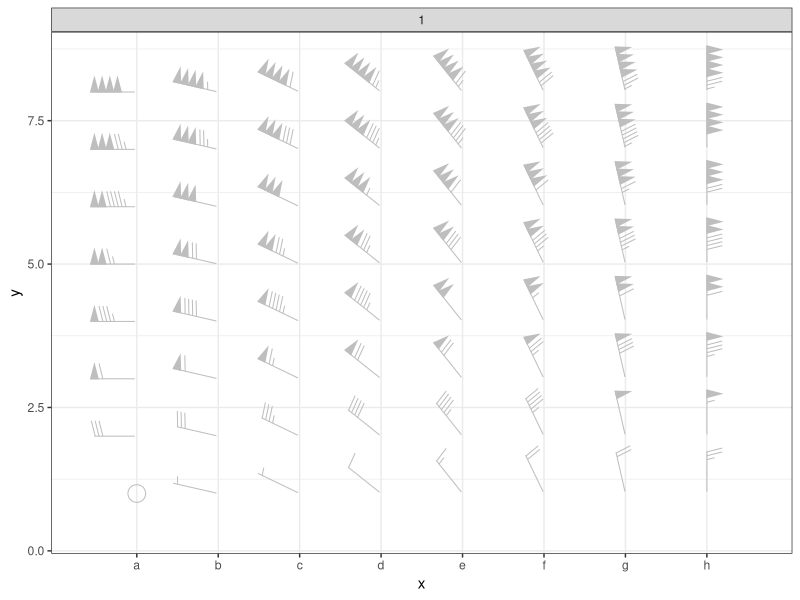

Write R code to recreate this figure.
#'
#' Conventions: https://www.mesonet.org/images/site/Wind%20Barb%20Feb%202012.pdf
#' I would prefer to see a segment for speeds 1 < 5 kn (see demo)
#'
#' I decided to do all calculations (position, rotation) in "npc" and "snpc" coordinates.
#' Using a viewport per barb would be much simpler but significantly slower.
#'
#' Aesthetics:
#' - mag (wind speed)
#' - mag.unit (wind speed unit - km/h, m/s, mph or knots)
#' - angle (wind direction)
#' - colour
#' - fill (of triangle)
#' - lwd (i.e. linewidth of segment, barb and triangle border)
#' - length (of shaft in mm)
#' - calm.size (diameter of calm conditions circle in mm)
#'
#'
#' Todo
#' - treatment of NA values
#' - "skip" functionality: similar to the one used in geom_arrow()?
#' - test geom against different scales/facets settings
#' - allow for u/v input instead of mag/angle
#'
#' https://stackoverflow.com/questions/47814998/how-to-make-segments-that-preserve-angles-in-different-aspect-ratios-in-ggplot2

#' Wind Barbs
#'
#' @param data Data
#' @param coord Coordinates
#' @param panel_params Panel parameters
#' @description
#'
wind_barb <- function(data, coord, panel_params, skip.x, skip.y) {
  # wind direction lookup table
  winddirs <- data.frame(
    text = c(
      "N",
      "NNE",
      "NE",
      "ENE",
      "E",
      "ESE",
      "SE",
      "SSE",
      "S",
      "SSW",
      "SW",
      "WSW",
      "W",
      "WNW",
      "NW",
      "NNW"
    ),
    angle = c(
      0,
      22.5,
      45,
      67.5,
      90,
      112.5,
      135,
      157.5,
      180,
      202.5,
      225,
      247.5,
      270,
      292.5,
      315,
      337.5
    )
  )

  # wind units conversion lookup table
  windunits <- data.frame(
    unit = c("km/h", "m/s", "mph", "knot"),
    multiplier = c(0.539957, 1.94384, 0.868976, 1)
  )

  # coords <- data
  coords <- coord$transform(data, panel_params)

  # Dimensions
  length <- unit(coords$length[1], "mm")
  length <- convertUnit(length, "npc", valueOnly = TRUE)

  nx.data <- length(unique(coords$x))
  if (skip.x == "auto") {
    nx.target <- 1 / length
    skip.x <- pmax(0, ceiling(nx.data / nx.target) - 1)
  }
  pick.x <- unique(coords$x)[which(seq_len(nx.data) %% (skip.x + 1) == 0)]

  ny.data <- length(unique(coords$y))
  if (skip.y == "auto") {
    ny.target <- 1 / length
    skip.y <- pmax(0, ceiling(ny.data / ny.target) - 1)
  }
  pick.y <- unique(coords$y)[which(seq_len(ny.data) %% (skip.y + 1) == 0)]

  coords <- coords[coords$x %in% pick.x & coords$y %in% pick.y, ]
  if (any(c(skip.x, skip.y) > 0)) {
    message(sprintf("Skipping nx=%1.0f ny=%1.0f", skip.x, skip.y))
  }

  # Shortcuts
  n <- nrow(coords)
  x <- coords$x
  y <- coords$y
  mag <- coords$mag
  mag.unit <- coords$mag.unit
  col <- coords$colour
  fill <- coords$fill
  lwd <- coords$lwd
  calm.size <- unit(coords$calm.size, "mm")
  angle <- coords$angle

  # Unit conversions
  angle <- if (is.character(angle)) {
    (winddirs[match(x = angle, table = winddirs$text), "angle"] + 270) %% 360
  } else {
    (angle + 270) %% 360
  }

  mag <- mag *
    windunits[match(x = mag.unit, table = windunits$unit), "multiplier"]

  # Spacing & barb length
  slots <- 6
  height <- length / 3
  width <- length / 6
  point.size <- width / 2
  nudge <- width / 10 # Increase spacing of 5s and 10s

  # Calculate which / how many triangles/barbs
  mag <- round(mag / 5) * 5
  mag <- pmax(0, mag)
  n50 <- floor(mag / 50)
  n10 <- floor((mag - n50 * 50) / 10)
  n5 <- floor((mag - n50 * 50 - n10 * 10) / 5)

  # Single triangle/barb/segment/point geometry
  g50 <- (function() {
    x <- c(-width / 2, width / 2, 0, -width / 2)
    y <- c(0, 0, -height * 0.95, 0) # 0.95, factor to compensate height for linejoin=mitre
    cbind(x, y)
  })()
  g10 <- (function() {
    x <- c(-nudge, width / 2 - nudge)
    y <- c(0, -height)
    cbind(x, y)
  })()
  g5 <- (function() {
    x <- c(-nudge, width / 4 - nudge)
    y <- c(0, -height / 2)
    cbind(x, y)
  })()
  gSegment <- (function() {
    x <- c(0, width)
    y <- c(0, 0)
    cbind(x, y)
  })()
  gPoint <- (function() {
    x <- 0
    y <- 0
    cbind(x, y)
  })()

  # Loop data (might be vectorised)
  grob.list <- lapply(seq_len(n), function(i) {
    #' Rotate/Stretch X functions
    #'
    #' @param x x coordinate
    #' @param y y coordinate
    #' @param a angle in decimal degrees
    #' @param u stretch x
    #' @param v stretch y
    #'
    rotX <- function(x, y, a, u = 1, v = 1) {
      a <- a * pi / 180
      u * (x * cos(a) + y * sin(a))
    }
    rotY <- function(x, y, a, u = 1, v = 1) {
      a <- a * pi / 180
      v * (y * cos(a) - x * sin(a))
    }

    # Slots and position used by triangle/barb (50 uses 1 slot, 10 and 5 uses 0.5 slots)
    slots <- c(rep(1.0, n50[i]), rep(0.5, n10[i]), rep(0.5, n5[i]))
    pos <- if (length(slots) > 0) c(1, cumsum(slots[-length(slots)]) + 1) else
      numeric(0)

    # Build geometries
    geom <- c(
      rep(list(g50), n50[i]),
      rep(list(g10), n10[i]),
      rep(list(g5), n5[i])
    )

    # Build barb grobs
    grob.barbs <- lapply(seq_along(geom), function(j) {
      x1 <- length - pos[j] * width + geom[[j]][, 1] + width / 2
      y1 <- geom[[j]][, 2]
      x2 <- rotX(x1, y1, angle[i])
      y2 <- rotY(x1, y1, angle[i])
      x3 <- unit(x[i], "npc") + unit(x2, "snpc")
      y3 <- unit(y[i], "npc") + unit(y2, "snpc")
      pathGrob(
        x = x3,
        y = y3,
        gp = gpar(
          col = col[i],
          fill = fill[i],
          lwd = lwd[i],
          linejoin = "mitre",
          lineend = "square"
        )
      )
    })

    # Compute shaft length depending on magnitude
    shaft.len <- length

    if (mag[i] == 5) {
      shaft.len <- length # full length
    } else if (mag[i] > 5 && mag[i] < 50 && length(slots) > 0) {
      # Find index of first non-zero-length barb (ignore triangles)
      non_triangle_indices <- which(slots == 0.5)
      if (length(non_triangle_indices) > 0) {
        inner_idx <- non_triangle_indices[1]
        shaft.len <- length - (pos[inner_idx] - 0.5) * width
      } else {
        shaft.len <- length # fallback, if only triangles (shouldn't occur here)
      }
    } else if (mag[i] < 5) {
      shaft.len <- NA # don't draw
    }

    # Build shaft segment
    if (!is.na(shaft.len)) {
      x1 <- c(point.size / 2, shaft.len)
      y1 <- c(0, 0)
      x2 <- rotX(x1, y1, angle[i])
      y2 <- rotY(x1, y1, angle[i])
      x3 <- unit(x[i], "npc") + unit(x2, "snpc")
      y3 <- unit(y[i], "npc") + unit(y2, "snpc")
      grob.segment <- pathGrob(
        x3,
        y3,
        gp = gpar(
          col = col[i],
          lwd = lwd[i],
          linejoin = "mitre",
          lineend = "square"
        )
      )
    } else {
      grob.segment <- nullGrob()
    }

    # Calm conditions: draw open circle only if mag == 0
    if (mag[i] == 0) {
      grob.point <- pointsGrob(
        x[i],
        y[i],
        pch = 1,
        size = calm.size[i],
        gp = gpar(col = col[i], fill = NA, lwd = lwd[i])
      )
    } else {
      grob.point <- nullGrob()
    }

    # Debug markers (optional — remove if not needed)
    debug.segment.end <- if (!is.null(debug)) nullGrob() else if (
      !is.na(shaft.len)
    )
      pointsGrob(
        x = unit(x[i], "npc") + unit(rotX(shaft.len, 0, angle[i]), "snpc"),
        y = unit(y[i], "npc") + unit(rotY(shaft.len, 0, angle[i]), "snpc"),
        pch = 1,
        size = unit(1.5, "mm"),
        gp = gpar(col = "red")
      ) else nullGrob()

    debug.slot.centers <- if (is.null(debug))
      lapply(pos, function(p) {
        center.x <- length - (p - 0.5) * width
        x_rot <- rotX(center.x, 0, angle[i])
        y_rot <- rotY(center.x, 0, angle[i])
        pointsGrob(
          x = unit(x[i], "npc") + unit(x_rot, "snpc"),
          y = unit(y[i], "npc") + unit(y_rot, "snpc"),
          pch = 16,
          size = unit(1.0, "mm"),
          gp = gpar(col = "blue")
        )
      }) else list(nullGrob())

    # Merge everything
    grobs <- do.call(
      gList,
      c(
        grob.barbs,
        list(grob.segment),
        debug.slot.centers,
        list(debug.segment.end),
        list(grob.point)
      )
    )

    grobs
  })

  grobs <- do.call(gList, grob.list)
  gTree(children = grobs)
}

GeomWindBarb <- ggplot2::ggproto(
  "GeomWindBarb",
  ggplot2::Geom,
  required_aes = c("x", "y"),
  default_aes = ggplot2::aes(
    color = "black",
    fill = "transparent",
    lwd = 1,
    linetype = 1,
    alpha = NA,
    angle = 0,
    mag = 0,
    mag.unit = "mph",
    length = 18,
    calm.size = 6
  ),
  draw_panel = function(
    data,
    panel_params,
    coord,
    grob,
    debug,
    skip.x,
    skip.y
  ) {
    if (!is.null(debug)) {
      coords <- coord$transform(data, panel_params)
      debug(data, coords)
    }
    if (grid::is.grob(grob)) {
      grob
    } else {
      if (!is.function(grob)) stop("Invalid grob in GeomWindBarb")
      grob(data, coord, panel_params, skip.x, skip.y)
    }
  }
)

#' Geom Wind Barbs
#'
#' @param mapping mapping
#' @param data data
#' @param stat stat
#' @param position position
#' @param inherit.aes inherit.aes
#' @param show.legend show.legend
#' @param key_glyph key_glyph
#' @param debug debug
#' @param skip.x skip.x
#' @param skip.y skip.y
#' @param skip.border Skip barbs that might overlap with plot border
#' @param ... Further arguments
#' @export
#'
geom_windbarb <- function(
  mapping = NULL,
  data = NULL,
  stat = "identity",
  position = "identity",
  inherit.aes = TRUE,
  show.legend = FALSE,
  key_glyph = NULL,
  debug = NULL,
  skip.x = "auto",
  skip.y = "auto",
  skip.border = FALSE,
  ...
) {
  # Skip rows/cols near border (to be implemented)
  # if(skip.border)

  layer(
    geom = GeomWindBarb,
    mapping = mapping,
    data = data,
    stat = stat,
    position = position,
    inherit.aes = inherit.aes,
    check.aes = FALSE,
    show.legend = show.legend,
    key_glyph = key_glyph,
    params = list(
      grob = wind_barb,
      debug = debug,
      skip.x = skip.x,
      skip.y = skip.y,
      ...
    )
  )
}

# Example
library(grid)
library(ggplot2)
set.seed(1)

# Dummy data
n <- 8
n2 <- n^2
xy <- expand.grid(x = letters[1:(n)], y = seq(1, n, length.out = n))
data <- data.frame(
  x = xy[, 1],
  y = xy[, 2],
  angle = rep(seq(-90, 0, length.out = n), n),
  mag = rep(seq(0, 227, length.out = n2)),
  mag_unit = "knot",
  group = rep(1:1, n)
)
# Use group = rep(c(1, 2), n/2) to show two panels

# Demo plot
pl <- ggplot(data, mapping = aes(x, y)) +
  facet_wrap(~group) +
  geom_windbarb(
    aes(mag = mag, angle = angle, mag.unit = mag_unit),
    data = data[],
    #length = 16,
    #calm.size = 4,
    skip.x = 0,
    skip.y = 0,
    lwd = 1,
    fill = "gray",
    colour = "gray"
  ) +
  #geom_text(aes(label = sprintf("%s kn", round(angle))), data, vjust = 0, nudge_y = -.25) +
  scale_fill_viridis_c() +
  scale_y_continuous(expand = expansion(.15), trans = "identity") +
  scale_x_discrete(expand = expansion(.15)) +
  coord_cartesian() +
  theme_bw()
print(pl)
# ggsave(file.path(dirs$temp, "test1.pdf"), width = 12, height = 12)
